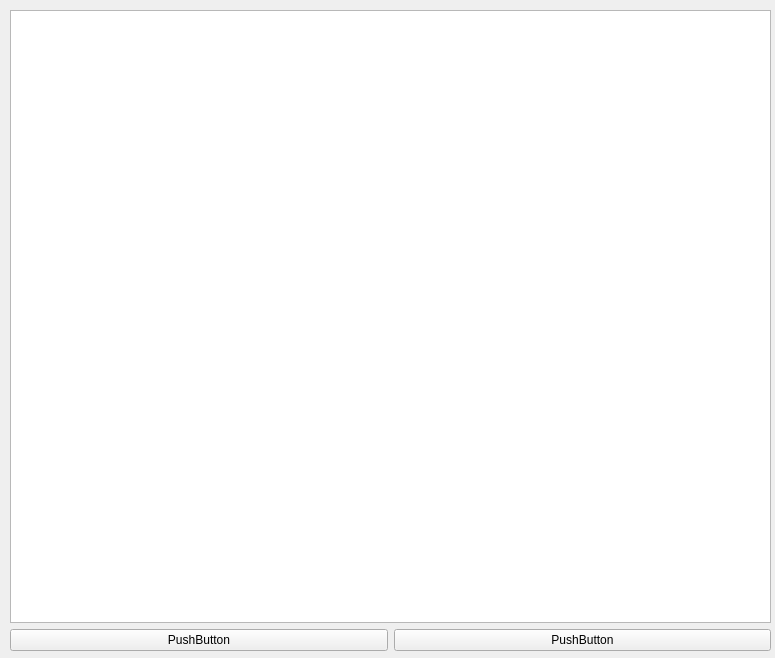
<?xml version="1.0" encoding="UTF-8"?>
<ui version="4.0">
 <class>Form</class>
 <widget class="QWidget" name="Form">
  <property name="geometry">
   <rect>
    <x>0</x>
    <y>0</y>
    <width>775</width>
    <height>658</height>
   </rect>
  </property>
  <property name="windowTitle">
   <string>Form</string>
  </property>
  <widget class="QWidget" name="verticalLayoutWidget">
   <property name="geometry">
    <rect>
     <x>10</x>
     <y>10</y>
     <width>761</width>
     <height>641</height>
    </rect>
   </property>
   <layout class="QVBoxLayout" name="verticalLayout">
    <property name="bottomMargin">
     <number>0</number>
    </property>
    <item>
     <layout class="QVBoxLayout" name="verticalLayout_2">
      <property name="bottomMargin">
       <number>0</number>
      </property>
      <item>
       <widget class="QTableWidget" name="tableWidget"/>
      </item>
     </layout>
    </item>
    <item>
     <layout class="QHBoxLayout" name="horizontalLayout_2">
      <property name="sizeConstraint">
       <enum>QLayout::SetNoConstraint</enum>
      </property>
      <item>
       <widget class="QPushButton" name="pushButton_2">
        <property name="text">
         <string>PushButton</string>
        </property>
        <property name="checkable">
         <bool>false</bool>
        </property>
        <property name="checked">
         <bool>false</bool>
        </property>
       </widget>
      </item>
      <item>
       <widget class="QPushButton" name="pushButton">
        <property name="text">
         <string>PushButton</string>
        </property>
       </widget>
      </item>
     </layout>
    </item>
   </layout>
  </widget>
 </widget>
 <resources/>
 <connections>
  <connection>
   <sender>pushButton</sender>
   <signal>clicked()</signal>
   <receiver>Form</receiver>
   <slot>showNormal()</slot>
   <hints>
    <hint type="sourcelabel">
     <x>580</x>
     <y>633</y>
    </hint>
    <hint type="destinationlabel">
     <x>387</x>
     <y>328</y>
    </hint>
   </hints>
  </connection>
  <connection>
   <sender>pushButton_2</sender>
   <signal>clicked()</signal>
   <receiver>Form</receiver>
   <slot>update()</slot>
   <hints>
    <hint type="sourcelabel">
     <x>200</x>
     <y>633</y>
    </hint>
    <hint type="destinationlabel">
     <x>387</x>
     <y>328</y>
    </hint>
   </hints>
  </connection>
 </connections>
</ui>
